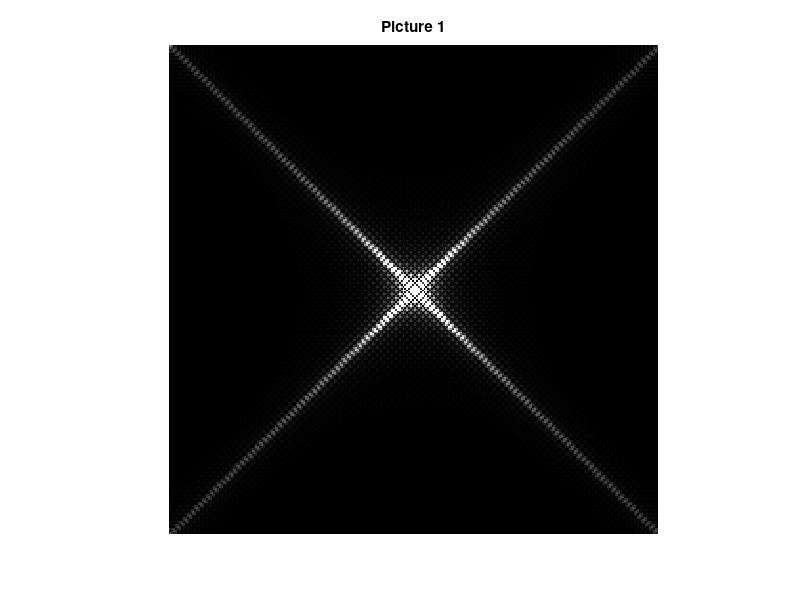
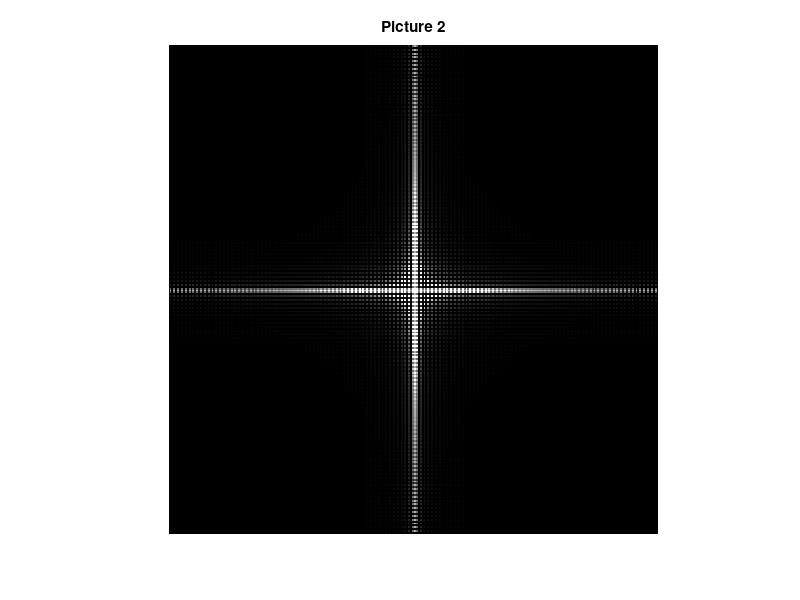
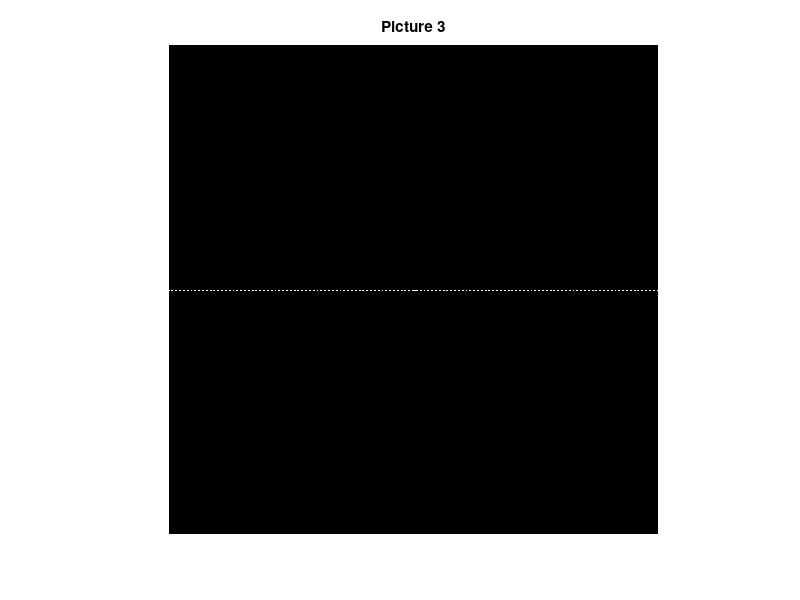

These figures' MATLAB source, in order:
N=256;
image1=ones(N);
image2=ones(N);
image3=ones(N);
%% image 1
for i=0:N/4
    for j=-i:i
        image1(i+N/4,j+N/2)=0;
    end
end
m=0;
for i=N/2:3*N/4
    for j=N/4+m:3*N/4-m
        image1(i,j)=0;
    end
    m=m+1;
end
%% image 2
image2(N/4:3*N/4,N/4:3*N/4)=0;
%% image 3
image3(:,N/2+1:end)=0;

        %% 2D FT
X1=abs(fftshift(fft2(image1)));
X2=abs(fftshift(fft2(image2)));
X3=abs(fftshift(fft2(image3)));
X1=(256/max(X1(:)))*X1;
X2=(256/max(X2(:)))*X2;
X3=(256/max(X3(:)))*X3;
figure(1);
imshow(X1);
title('Picture 1');
figure(2);
imshow(X2);
title('Picture 2');
figure(3);
imshow(X3);
title('Picture 3');
